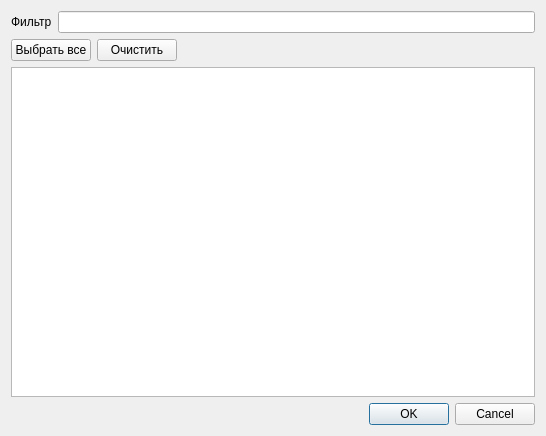
<?xml version="1.0" encoding="UTF-8"?>
<ui version="4.0">
 <class>Dialog</class>
 <widget class="QDialog" name="Dialog">
  <property name="geometry">
   <rect>
    <x>0</x>
    <y>0</y>
    <width>546</width>
    <height>436</height>
   </rect>
  </property>
  <property name="windowTitle">
   <string>Скважины</string>
  </property>
  <layout class="QGridLayout" name="gridLayout">
   <item row="0" column="0">
    <widget class="QLabel" name="label">
     <property name="text">
      <string>Фильтр</string>
     </property>
    </widget>
   </item>
   <item row="0" column="1">
    <widget class="QLineEdit" name="mFilterLineEdit"/>
   </item>
   <item row="1" column="0" colspan="2">
    <layout class="QHBoxLayout" name="horizontalLayout">
     <item>
      <widget class="QPushButton" name="mSelectAll">
       <property name="text">
        <string>Выбрать все</string>
       </property>
      </widget>
     </item>
     <item>
      <widget class="QPushButton" name="mDeselectAll">
       <property name="text">
        <string>Очистить</string>
       </property>
      </widget>
     </item>
     <item>
      <spacer name="horizontalSpacer">
       <property name="orientation">
        <enum>Qt::Horizontal</enum>
       </property>
       <property name="sizeHint" stdset="0">
        <size>
         <width>40</width>
         <height>20</height>
        </size>
       </property>
      </spacer>
     </item>
    </layout>
   </item>
   <item row="2" column="0" colspan="2">
    <widget class="QTableView" name="tableView">
     <property name="alternatingRowColors">
      <bool>true</bool>
     </property>
     <property name="selectionBehavior">
      <enum>QAbstractItemView::SelectRows</enum>
     </property>
     <property name="sortingEnabled">
      <bool>true</bool>
     </property>
     <attribute name="horizontalHeaderStretchLastSection">
      <bool>true</bool>
     </attribute>
    </widget>
   </item>
   <item row="3" column="1">
    <widget class="QDialogButtonBox" name="buttonBox">
     <property name="orientation">
      <enum>Qt::Horizontal</enum>
     </property>
     <property name="standardButtons">
      <set>QDialogButtonBox::Cancel|QDialogButtonBox::Ok</set>
     </property>
    </widget>
   </item>
  </layout>
 </widget>
 <resources/>
 <connections>
  <connection>
   <sender>buttonBox</sender>
   <signal>accepted()</signal>
   <receiver>Dialog</receiver>
   <slot>accept()</slot>
   <hints>
    <hint type="sourcelabel">
     <x>248</x>
     <y>254</y>
    </hint>
    <hint type="destinationlabel">
     <x>157</x>
     <y>274</y>
    </hint>
   </hints>
  </connection>
  <connection>
   <sender>buttonBox</sender>
   <signal>rejected()</signal>
   <receiver>Dialog</receiver>
   <slot>reject()</slot>
   <hints>
    <hint type="sourcelabel">
     <x>316</x>
     <y>260</y>
    </hint>
    <hint type="destinationlabel">
     <x>286</x>
     <y>274</y>
    </hint>
   </hints>
  </connection>
 </connections>
</ui>
